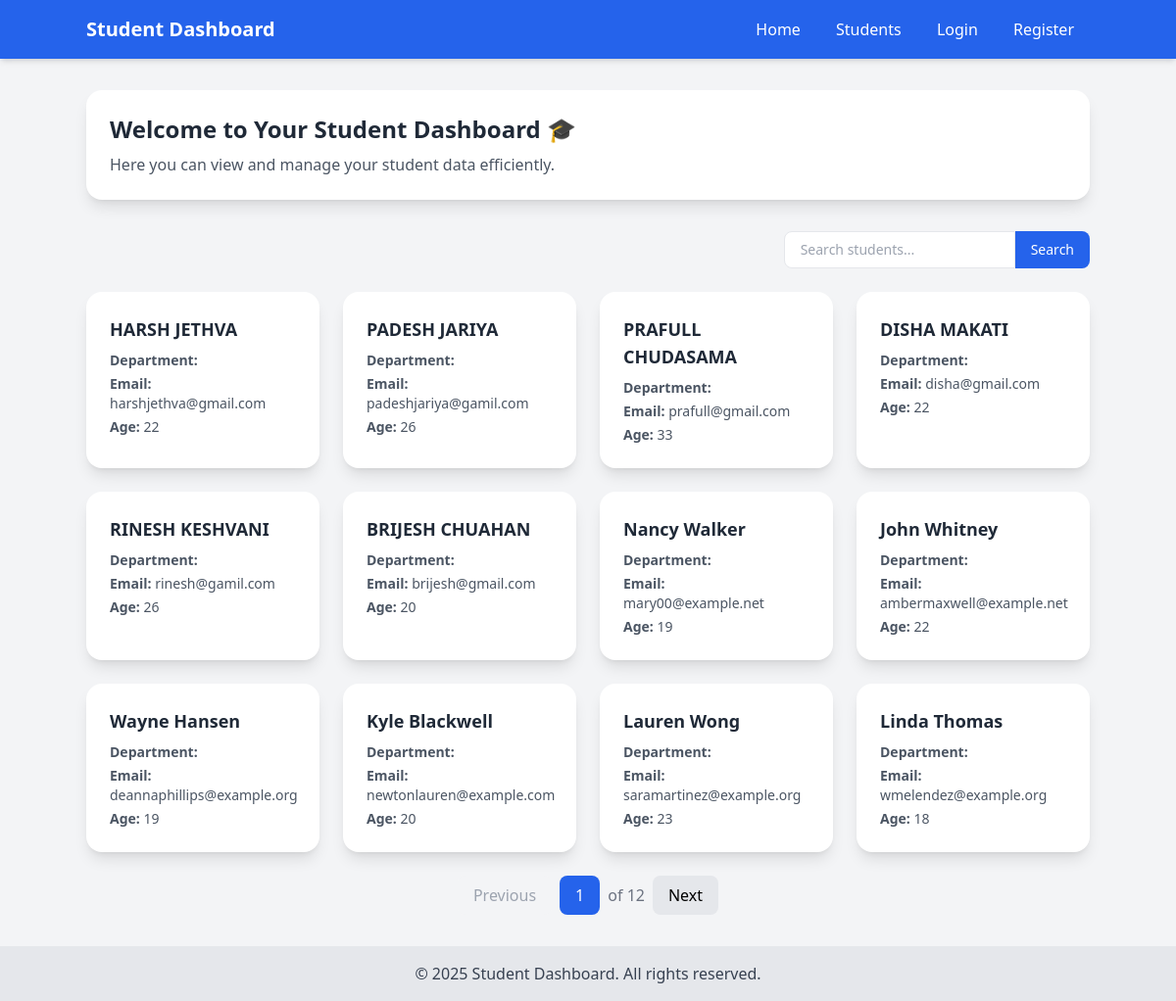
/students, run on the app's committed database.
### vege/models.py (models this page shows, shortened)
class Students(models.Model):
    student_id = models.OneToOneField(StudentId, on_delete=models.SET_NULL, null=True , blank=True )
    department = models.ForeignKey(Department, on_delete=models.SET_NULL, null=True , blank=True )
    student_name = models.CharField(max_length=100)
    student_age = models.IntegerField(default=18)
    student_email = models.EmailField(unique=True)
    student_address = models.TextField()
    class Meta:
        ordering = ['student_name']
        verbose_name = 'student'

### vege/views.py (the view)
# urls.py: path('students', get_students, name='students' ),
def get_students(request):
    students = Students.objects.all().order_by('id')
    if request.GET.get('search_text'):
        students = students.filter(
            Q(student_name__icontains=request.GET.get('search_text')) |
            Q(department__department__icontains=request.GET.get('search_text')),)
    paginator = Paginator(students, 12)  # Show 5 students per page
    page_number = request.GET.get('page')
    page_obj = paginator.get_page(page_number)
    context = {"page_obj": page_obj}
    return  render(request, 'students.html', context)

### vege/models.py (called while the page is built)
    def __str__(self):
        return self.student_id

### vege/templates/students.html (shortened to what this page needs)
<!DOCTYPE html>
<html lang="en">
<head>
    <script src="https://cdn.tailwindcss.com"></script>
</head>
<body class="bg-gray-100 font-sans flex flex-col min-h-screen">
    <nav class="bg-blue-600 text-white p-4 shadow-md">
        <div class="container mx-auto flex justify-between items-center">
            <h1 class="text-xl font-bold">Student Dashboard</h1>
            <div>
                <a href="{% url 'home' %}" class="px-4 py-2 hover:bg-blue-700 rounded">Home</a>
                <a href="{% url 'students' %}" class="px-4 py-2 hover:bg-blue-700 rounded">Students</a>
                {% if user.is_authenticated %}
                <a href="{% url 'profile' %}" class="px-4 py-2 hover:bg-blue-700 rounded">Profile</a>
                <a href="{% url 'logout' %}" class="px-4 py-2 hover:bg-blue-700 rounded">Logout</a>
                {% else %}
                <a href="{% url 'login' %}" class="px-4 py-2 hover:bg-blue-700 rounded">Login</a>
                <a href="{% url 'register' %}" class="px-4 py-2 hover:bg-blue-700 rounded">Register</a>
                {% endif %}
            </div>
        </div>
    </nav>
    <main class="flex-grow container mx-auto mt-8">
        <div class="bg-white rounded-2xl shadow-lg p-6 mb-8">
            <h2 class="text-2xl font-bold text-gray-800 mb-2">Welcome to Your Student Dashboard 🎓</h2>
            <p class="text-gray-600">Here you can view and manage your student data efficiently.</p>
        </div>
        <div class="flex justify-end mb-6">
            <form method="GET" action="" class="flex">
                <input type="text" name="search_text" placeholder="Search students..."
                       value="{{ search_text }}"
                       class="px-4 py-2 border rounded-l-lg focus:outline-none text-sm">
                <button type="submit"
                        class="px-4 py-2 bg-blue-600 text-white rounded-r-lg hover:bg-blue-700 transition text-sm">
                    Search
                </button>
            </form>
        </div>
        <div class="grid grid-cols-1 sm:grid-cols-2 md:grid-cols-3 lg:grid-cols-4 gap-6">
            {% for student in page_obj %}
            <a href="{% url 'student_details' student.student_id %}" class="bg-white rounded-2xl shadow-lg p-6 hover:shadow-xl transition transform hover:-translate-y-1">
                <h3 class="text-lg font-semibold text-gray-800 mb-2">{{ student.student_name }}</h3>
                <p class="text-gray-600 text-sm mb-1"><span class="font-semibold">Department:</span> {{ student.department.name }}</p>
                <p class="text-gray-600 text-sm mb-1"><span class="font-semibold">Email:</span> {{ student.student_email }}</p>
                <p class="text-gray-600 text-sm"><span class="font-semibold">Age:</span> {{ student.student_age }}</p>
            </a>
            {% empty %}
            <p class="col-span-full text-center text-gray-500">No students found.</p>
            {% endfor %}
        </div>
        <div class="flex justify-center items-center mt-6 space-x-2">
            {% if page_obj.has_previous %}
                <a href="?page={{ page_obj.previous_page_number }}" class="px-4 py-2 bg-gray-200 rounded-lg hover:bg-gray-300 transition">Previous</a>
            {% else %}
                <span class="px-4 py-2 bg-gray-100 text-gray-400 rounded-lg">Previous</span>
            {% endif %}
            <span class="px-4 py-2 bg-blue-600 text-white rounded-lg">{{ page_obj.number }}</span>
            <span class="text-gray-500">of {{ page_obj.paginator.num_pages }}</span>
            {% if page_obj.has_next %}
                <a href="?page={{ page_obj.next_page_number }}" class="px-4 py-2 bg-gray-200 rounded-lg hover:bg-gray-300 transition">Next</a>
            {% else %}
                <span class="px-4 py-2 bg-gray-100 text-gray-400 rounded-lg">Next</span>
            {% endif %}
        </div>
    </main>
    <footer class="bg-gray-200 text-gray-700 mt-8 py-4 text-center">
        &copy; 2025 Student Dashboard. All rights reserved.
    </footer>
</body>
</html>

### data on the page
Students: student_name "HARSH JETHVA", student_email "harshjethva@gmail.com", student_age "22"
Students: student_name "PADESH JARIYA", student_email "padeshjariya@gamil.com", student_age "26"
Students: student_name "PRAFULL CHUDASAMA", student_email "prafull@gmail.com", student_age "33"
Students: student_name "DISHA MAKATI", student_email "disha@gmail.com", student_age "22"
Students: student_name "RINESH KESHVANI", student_email "rinesh@gamil.com", student_age "26"
Students: student_name "BRIJESH CHUAHAN", student_email "brijesh@gmail.com", student_age "20"
Students: student_name "Nancy Walker", student_email "mary00@example.net", student_age "19"
Students: student_name "John Whitney", student_email "ambermaxwell@example.net", student_age "22"
Students: student_name "Wayne Hansen", student_email "deannaphillips@example.org", student_age "19"
Students: student_name "Kyle Blackwell", student_email "newtonlauren@example.com", student_age "20"
Students: student_name "Lauren Wong", student_email "saramartinez@example.org", student_age "23"
Students: student_name "Linda Thomas", student_email "wmelendez@example.org", student_age "18"

### other printed values
{{ page_obj.number }} "1"
{{ page_obj.paginator.num_pages }} "12"
